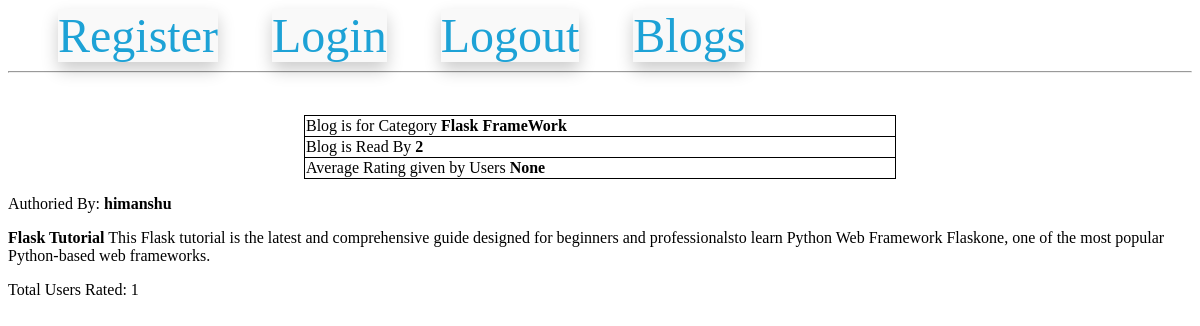
The page /blogDetail/2/himanshu/Flask FrameWork (signed in) on the database its author committed.
### models.py (models this page shows, shortened)
class BlogModel(db.Model):
    id = db.Column(db.Integer, primary_key=True)
    category_id = db.Column(
        db.Integer, db.ForeignKey("category_master.category_id"), nullable=False
    )
    blog_user_id = db.Column(db.Integer, db.ForeignKey("users.id"), nullable=False)
    blog_text = db.Column(db.Text, nullable=False)
    blog_creation_date = db.Column(db.DateTime)
    blog_read_count = db.Column(db.Integer, default=0)
    blog_rating_count = db.Column(db.Integer, default=0)

class UserModel(UserMixin, db.Model):
    __tablename__ = "users"
    id = db.Column(db.Integer, primary_key=True)
    email = db.Column(db.String(100), unique=True)
    username = db.Column(db.String(100))
    password_hash = db.Column(db.String(250))

### routes.py (the view, shortened to what this page needs)
@app.route(
    "/blogDetail/<int:blog_id>/<string:username>/<string:category>",
    methods=["GET", "POST"],
)
@login_required
def blog_detail(blog_id, username, category):
    blog = BlogModel.query.get(blog_id)
    if request.method == "GET":
        if current_user.id != blog.blog_user_id:
            blog.blog_read_count = blog.blog_read_count + 1
            db.session.commit()
        rating = (
            db.session.query(func.avg(BlogComment.blog_rating))
            .filter(BlogComment.blog_rating == int(blog_id))
            .first()[0]
        )
        return render_template(
            "/blog_details.html",
            blog=blog,
            rating=rating,
            author=username,
            category=category,
        )

### models.py (called while the page is built)
@login.user_loader
def load_user(id):
    return UserModel.query.get(int(id))

### templates/blog_details.html (shortened to what this page needs)
{% extends 'base.html' %}
{% block content %}
<br>
<form method="POST" action="">
  <center>
  <p>
   <table style="width:50%;">
    <tr>
     <td style="width:80%;">
      Blog is for Category <b>{{ category }}</b>
     </td>
    <tr>
    <tr>
     <td style="width:80%;">
      Blog is Read By <b>{{ blog.blog_read_count }}</b>
     </td>
    <tr>
    <tr>
     <td style="width:80%;">
      Average Rating given by Users <b>{{ rating }}</b>
     </td>
    </table>
   </p>
</center>
Authoried By: <b>{{ author }}</b>
<p>
{{ blog.blog_text|safe }}
</p>
<p>
Total Users Rated: {{ blog.blog_rating_count }}
</p>
{% endblock %}

### templates/blog_details.html (style rules this page uses)
table, tr { border: 1px solid black; border-radius: 12px; border-collapse: collapse; width: 100%; }

### rows shown on the page
BlogModel: blog_read_count "2", blog_text "Flask Tutorial This Flask tutorial is the latest and comprehensive guide designed for beginners and professionalsto learn Python Web Framework Flaskone, one of the most popular Python-based web frameworks.", blog_rating_count "1"
UserModel: username "himanshu"

### other values the page prints
{{ category }} "Flask FrameWork"
{{ rating }} "None"
